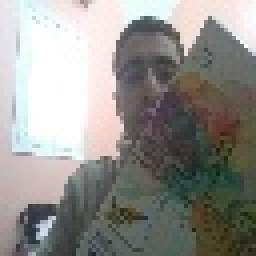
#> input picture train/negative_image_14.jpg, 64 x 64 px, given in place of the camera (shown 4 times larger)
$ python SvmV5.py
#> lines starting #> are read from the running program, lines starting #| are printed output that depends on the picture; after the words box and inside, x2 and y2 are one past the last pixel; in counts of white or black regions, pixels touching at a corner belong together
#> further down, frame is the input picture: shape (64, 64, 3); mean B, G, R 140.2, 144.6, 145.8
import cv2
import numpy as np
from sklearn import svm
from sklearn.model_selection import train_test_split
from skimage.feature import hog
import pyautogui

# Function to extract HOG features from an image
def extract_hog_features(image):
    # Ensure the image has 8-bit depth
    if image.dtype != np.uint8:
        image = (image * 255).astype(np.uint8)

    # Convert the image to grayscale
    gray = cv2.cvtColor(image, cv2.COLOR_BGR2GRAY)

    # Calculate HOG features with consistent settings
    features, _ = hog(gray, orientations=9, pixels_per_cell=(8, 8), cells_per_block=(2, 2), block_norm='L2-Hys', visualize=True)

    # Ensure features have a fixed size (use zero-padding if necessary)
    fixed_size = 1764
    if len(features) < fixed_size:
        features = np.pad(features, (0, fixed_size - len(features)))

    return features

# Function to train an SVM classifier
def train_svm(X_train, y_train):
    clf = svm.SVC(kernel='linear')
    clf.fit(X_train, y_train)
    return clf

# Function to predict hand direction using the trained SVM
def predict_hand_direction(svm_model, image):
    features = extract_hog_features(image)
    prediction = svm_model.predict([features])
    return prediction[0]

# Function to dynamically adjust the region of interest (ROI) based on hand landmarks
def extract_hand_landmarks(frame):
    # Convert the frame to grayscale
    gray = cv2.cvtColor(frame, cv2.COLOR_BGR2GRAY)
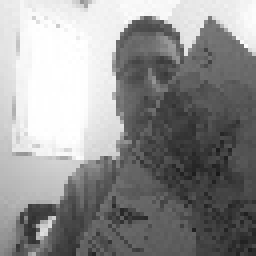
#> gray: shape (64, 64) (shown 4 times larger); min 25, max 255, mean 144.5
    # Apply GaussianBlur to reduce noise and improve contour detection
    blurred = cv2.GaussianBlur(gray, (5, 5), 0)
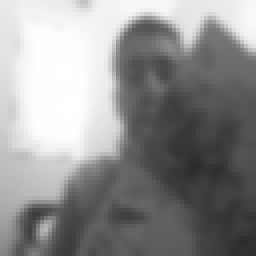
#> blurred: shape (64, 64) (shown 4 times larger); min 43, max 255, mean 144.5
    # Apply thresholding to segment the hand from the background
    _, thresholded = cv2.threshold(blurred, 0, 255, cv2.THRESH_BINARY + cv2.THRESH_OTSU)
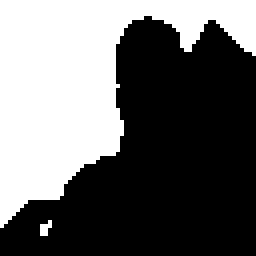
#> thresholded: shape (64, 64) (shown 4 times larger); 40.9% white; 2 white regions (1 under 20 px)
    # Find contours in the thresholded image
    contours, _ = cv2.findContours(thresholded, cv2.RETR_EXTERNAL, cv2.CHAIN_APPROX_SIMPLE)
#> contours = 2 contours, 1 with area under 20; largest, box (x1, y1, x2, y2) and area: (0, 0, 64, 57) 1549
    # Sort contours by area and keep the largest one (assumed to be the hand)
    if contours:
        contour = max(contours, key=cv2.contourArea)
#> contour = contour of 48 points, box (x1, y1, x2, y2) (0, 0, 64, 57), area 1549
        epsilon = 0.0005 * cv2.arcLength(contour, True)
#> epsilon = 0.126
        approx = cv2.approxPolyDP(contour, epsilon, True)
#> approx has the same summary as contour
        # Get the bounding box of the contour
        x, y, w, h = cv2.boundingRect(contour)
#> x = 0; y = 0; w = 64; h = 57
        # Calculate the center of the bounding box
        center_x = x + w // 2
#> center_x = 32
        center_y = y + h // 2
#> center_y = 28
        landmarks = [(center_x, center_y)]  # Center of the bounding box
#> landmarks = [(32, 28)]
        return landmarks, (x, y, w, h)
    return [], None

# Generate a synthetic dataset (replace this with your actual dataset)
# In a real scenario, you would load your images and corresponding labels.
# For simplicity, let's assume four classes: 0 for "Left", 1 for "Right", 2 for "Up", and 3 for "Down."
np.random.seed(42)
num_samples = 200
X_left = np.random.rand(num_samples, 64, 64, 3) * 255  # Replace with actual left-hand images
X_right = np.random.rand(num_samples, 64, 64, 3) * 255  # Replace with actual right-hand images
X_up = np.random.rand(num_samples, 64, 64, 3) * 255  # Replace with actual up-hand images
X_down = np.random.rand(num_samples, 64, 64, 3) * 255  # Replace with actual down-hand images

y_left = np.zeros(num_samples)
y_right = np.ones(num_samples)
y_up = np.full(num_samples, 2)
y_down = np.full(num_samples, 3)

# Combine samples for all directions
X = np.vstack((X_left, X_right, X_up, X_down))
y = np.hstack((y_left, y_right, y_up, y_down))

# Split the dataset into training and testing sets
X_train, X_test, y_train, y_test = train_test_split(X, y, test_size=0.2, random_state=42)

# Extract HOG features for each image
X_train_features = np.array([extract_hog_features(img) for img in X_train])
X_test_features = np.array([extract_hog_features(img) for img in X_test])

# Train SVM classifier
svm_classifier = train_svm(X_train_features, y_train)

# Now, you can use the trained SVM to predict hand direction in real-time (replace with actual video capture)
cap = cv2.VideoCapture(0)
prev_directions = []  # Initialize variables for temporal smoothing
while True:
    ret, frame = cap.read()
    if not ret:
        break

    # Resize the frame to match the training data size
    frame = cv2.resize(frame, (64, 64))

    # Extract hand landmarks and dynamically adjust the region of interest (ROI)
    landmarks, roi = extract_hand_landmarks(frame)
#> landmarks = [(32, 28)]; roi = (0, 0, 64, 57)

    if roi is not None:
        x, y, w, h = roi
#> x = 0; y = 0; w = 64; h = 57
        hand_roi = frame[y:y+h, x:x+w]
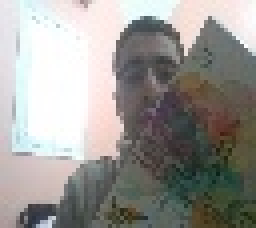
#> hand_roi: shape (57, 64, 3) (shown 4 times larger); mean B, G, R 147.6, 151.6, 153.5

        # Predict hand direction
        direction = predict_hand_direction(svm_classifier, hand_roi)
#> in predict_hand_direction, `features = extract_hog_features(image)`: features = 1764 values, max 0.557 at index 549, min 0 at index 5, mean 0.113
#> in predict_hand_direction, `prediction = svm_model.predict([features])`: prediction = [0]
#> direction = 0

        # Append the current direction to the history
        prev_directions.append(direction)

        # Keep the history limited to a certain length
        history_length = 5
        if len(prev_directions) > history_length:
            prev_directions = prev_directions[-history_length:]

        # Calculate the most common direction in the recent history
        smoothed_direction = max(set(prev_directions), key=prev_directions.count)
#> smoothed_direction = 0

        # Print the predicted direction
        if smoothed_direction == 0:
            print("Direction: Left")
        elif smoothed_direction == 1:
            print("Direction: Right")
        elif smoothed_direction == 2:
            print("Direction: Up")
        elif smoothed_direction == 3:
            print("Direction: Down")

        # Translate predicted direction to arrow key press
        if smoothed_direction == 0:
            pyautogui.press('left')
        elif smoothed_direction == 1:
            pyautogui.press('right')
        elif smoothed_direction == 2:
            pyautogui.press('up')
        elif smoothed_direction == 3:
            pyautogui.press('down')

    else:
        print("Hand not detected - No Movement")

    cv2.imshow("Hand Movement Detection", frame)
    if cv2.waitKey(1) & 0xFF == ord('q'):
#> (key q is pressed here)
        break

cap.release()
cv2.destroyAllWindows()

$ run again, on train/negative_image_24.jpg
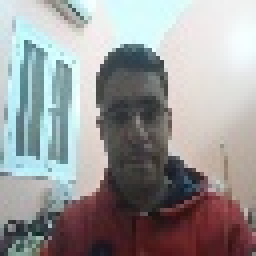
#> input picture train/negative_image_24.jpg, 64 x 64 px, given in place of the camera (shown 4 times larger)
#> frame is the input picture: shape (64, 64, 3); mean B, G, R 153.1, 152.8, 153.6
#> in extract_hand_landmarks, `_, thresholded = cv2.threshold(blurred, 0, 255, cv2.THRESH_BINARY + cv..`:
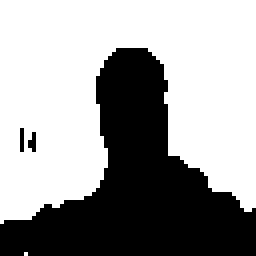
#> thresholded: shape (64, 64) (shown 4 times larger); 62% white; 3 black regions (2 under 20 px)
#> contours = 2 contours, 1 with area under 20; largest, box (x1, y1, x2, y2) and area: (0, 0, 64, 56) 2408
#> contour = contour of 51 points, box (x1, y1, x2, y2) (0, 0, 64, 56), area 2408
#> epsilon = 0.152
#> approx has the same summary as contour
#> in extract_hand_landmarks, `x, y, w, h = cv2.boundingRect(contour)`: x = 0; w = 64; h = 56
#> center_x = 32
#> center_y = 28
#> in extract_hand_landmarks, `landmarks = [(center_x, center_y)]`: landmarks = [(32, 28)]
#> `landmarks, roi = extract_hand_landmarks(frame)`: roi = (0, 0, 64, 56)
#> `x, y, w, h = roi`: x = 0; w = 64; h = 56
#> `hand_roi = frame[y:y+h, x:x+w]`:
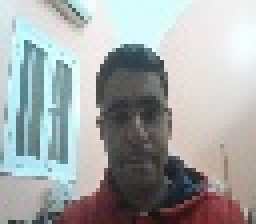
#> hand_roi: shape (56, 64, 3) (shown 4 times larger); mean B, G, R 167.9, 168.1, 164.2
#> features = 1764 values, max 0.477 at index 166, min 0 at index 48, mean 0.105
#> prediction = [0]
#> direction = 0

$ run again, on train/negative_image_26.jpg
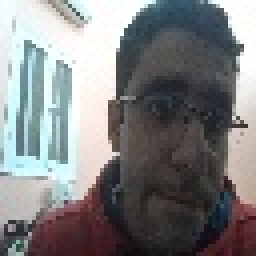
#> input picture train/negative_image_26.jpg, 64 x 64 px, given in place of the camera (shown 4 times larger)
#> frame is the input picture: shape (64, 64, 3); mean B, G, R 130.1, 129, 128.5
#> in extract_hand_landmarks, `_, thresholded = cv2.threshold(blurred, 0, 255, cv2.THRESH_BINARY + cv..`:
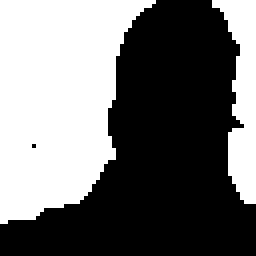
#> thresholded: shape (64, 64) (shown 4 times larger); 44.3% white; 2 white regions
#> contours = 2 contours; box (x1, y1, x2, y2) and area: (0, 0, 39, 56) 1425, (53, 0, 64, 51) 248
#> contour = contour of 35 points, box (x1, y1, x2, y2) (0, 0, 39, 56), area 1425
#> epsilon = 0.0874
#> approx has the same summary as contour
#> in extract_hand_landmarks, `x, y, w, h = cv2.boundingRect(contour)`: x = 0; w = 39; h = 56
#> center_x = 19
#> center_y = 28
#> in extract_hand_landmarks, `landmarks = [(center_x, center_y)]`: landmarks = [(19, 28)]
#> `landmarks, roi = extract_hand_landmarks(frame)`: roi = (0, 0, 39, 56)
#> `x, y, w, h = roi`: x = 0; w = 39; h = 56
#> `hand_roi = frame[y:y+h, x:x+w]`:
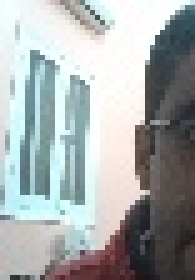
#> hand_roi: shape (56, 39, 3) (shown 5 times larger); mean B, G, R 171.8, 171.5, 165.7
#> features = 1764 values, max 0.363 at index 189, min 0 at index 8, mean 0.0429
#> prediction = [2]
#> direction = 2
